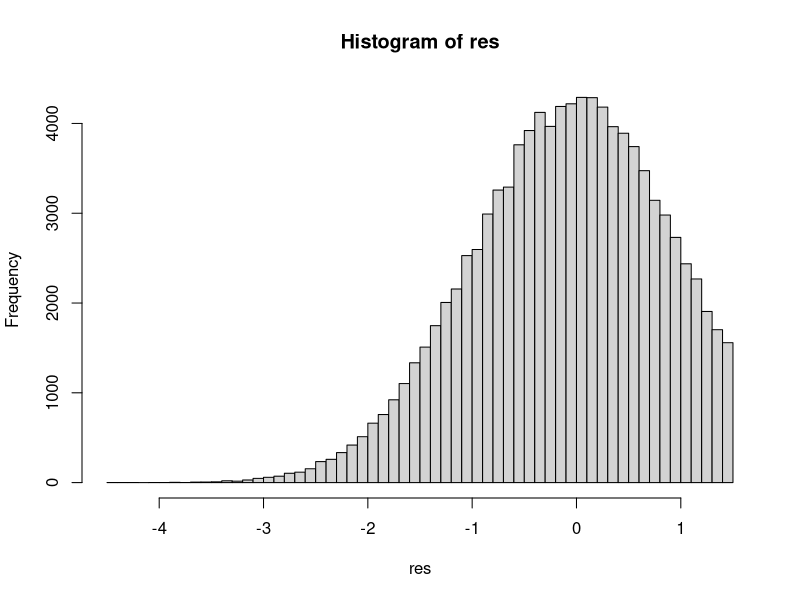

Source code (R):
## ---- chunk 1
knitr::opts_chunk$set(echo = TRUE)
## ---- chunk 2
rm(list=ls())
library(pracma)
# f <- function(x = 0) {
#   y <- dnorm(x)
#   return(y)
# }


u <- function(data, x) {
  i <- findInterval(x, data[, 4]) + 1
  return(data[i, 2] + (x - data[i, 1]) * data[i, 3])
  
}

l <- function(data, x) {
  i <- findInterval(x, data[, 1])
  if(i == nrow(data) || i == 0) return(-Inf)
  return(((data[i + 1, 1] - x) * data[i, 2] + (x - data[i, 1]) * data[i + 1, 2]) / (data[i + 1, 1] - data[i, 1]))
}
#min=-Inf
get_sample <- function(f=dnorm,y,hp,zt, min){
  z=c(min,zt)
  
  # make sure hp has no 0, otherwise will be mistakes
  intgration <- f(y)/hp*exp(-hp*y)*(exp(hp*tail(z,-1))-exp(hp*head(z,-1)))

  intgration <- c(0, intgration)
  tot=sum(intgration)
  cumint <- cumsum(intgration)/tot
  t <- runif(1)
  index <- findInterval(t,cumint)
  
  s <- log((t-cumint[index])*tot*exp(hp[index]*y[index])*hp[index]/f(y[index])+exp(hp[index]*z[index]))/hp[index]
  return(s)
}


h <- function(f,x = 0) {
    t <- log(f(x))
    return(t)
  }
d <- function(f, x = 0) {
    return(fderiv(f, x, n = 1, method = "central")/f(x))
  }
test <- function(data,f,x){# the first return value is accept, the second is update or not.
    w=runif(1)
    if (w <= exp(l(data, x)-u(data, x))){
      return(c(TRUE, FALSE))
    }else if (w<= exp(h(f,x)-u(data, x))){
      return(c(TRUE, TRUE))
    }else{
      return(c(FALSE, TRUE))
    }
}
#test(data, f=dnorm, x=-3)

update_step <- function(data, f, x_star, min, max) {
    newrow <- c(x_star, h(f,x_star), d(f, x_star), 0) # the new row will be added
    pos <- findInterval(x_star, data[, 1])
    if (pos == length(data[, 1])) { # x_star is the largest number
      newrow[4] <- max
      data[pos, 4] <- (h(f,x_star) - h(f,data[pos, 1]) - x_star * d(f, x_star) + data[pos, 1] * d(f, data[pos, 1])) / (d(f, data[pos, 1]) - d(f, x_star))
    } else if (pos == 0) { # x_star is the smallest number
        newrow[4] <- (h(f, data[pos + 1, 1]) - h(f, x_star) - data[pos + 1, 1] * d(f, data[pos + 1, 1]) + x_star * d(f, x_star)) / (d(f, x_star) - d(f, data[pos + 1, 1]))
      } else { # x_star is not the smallest or the largest number
          newrow[4] <- (h(f, data[pos + 1, 1]) - h(f, x_star) - data[pos + 1, 1] * d(f, data[pos + 1, 1]) + x_star * d(f, x_star)) / (d(f, x_star) - d(f, data[pos + 1, 1]))
          data[pos, 4] <- (h(f,x_star) - h(f, data[pos, 1]) - x_star * d(f, x_star) + data[pos, 1] * d(f, data[pos, 1])) / (d(f, data[pos, 1]) - d(f, x_star))
          }
    data <- rbind(data, newrow[1:4])
    #order the data
    data <- data[order(data[, 1]), ]
    return(data)
}

#update_step(data, f=dnorm, x_star=0.75, min=-Inf, max=Inf)


initial<-function(formulas, min, max, xinit){
  invalue=1:(4*length(xinit))
  data <-matrix(invalue, nrow= length(xinit), ncol = 4)
  data[,1] <- xinit[order(xinit)]
  data[,2] <- h(formulas, data[,1])
  data[,3] <- d(formulas, data[,1])
  zt <- (tail(data[,2],-1)-head(data[,2],-1)-tail(data[,1],-1)*tail(data[,3],-1)+head(data[,1],-1)*head(data[,3],-1))/(head(data[,3],-1)-tail(data[,3],-1))
  
  data[,4]<-c(zt,max)
  return(data)
}


###############################################################################
ars <- function(formulas=dnorm, nsamples=100, min = -Inf, max = Inf, xinit=c(-1.5,-0.2, 0.5, 1)) {
  data <- initial(formulas=formulas, min=min, max=max, xinit=xinit)
  #print(data)
  nsam=0
  result=rep(0, nsamples)
  while(nsam < nsamples){
    sam <- get_sample(f=formulas, y=data[,1],hp=data[,3],z=data[,4], min=min)
    accept<-test(data, f=formulas, sam)
    if(accept[1]){
      nsam=nsam+1
      result[nsam]=sam
    }
    if(accept[2]){
      data=update_step(data, f=formulas, x_star=sam, min=min, max=max)
    }
   #print(nsam)   
    
  }
  info<-paste0("Totally, ",length(data[,1]), " sampling poits need to be stored in the Matrix!" )
  print(info)
  return (result)
  
}
system.time({
  res=ars(formulas=dnorm, nsamples=100000, min = -Inf, max = 1.5, xinit=c(-1.4,-0.2, 0.5, 1))
})

hist(res,breaks = 60)

